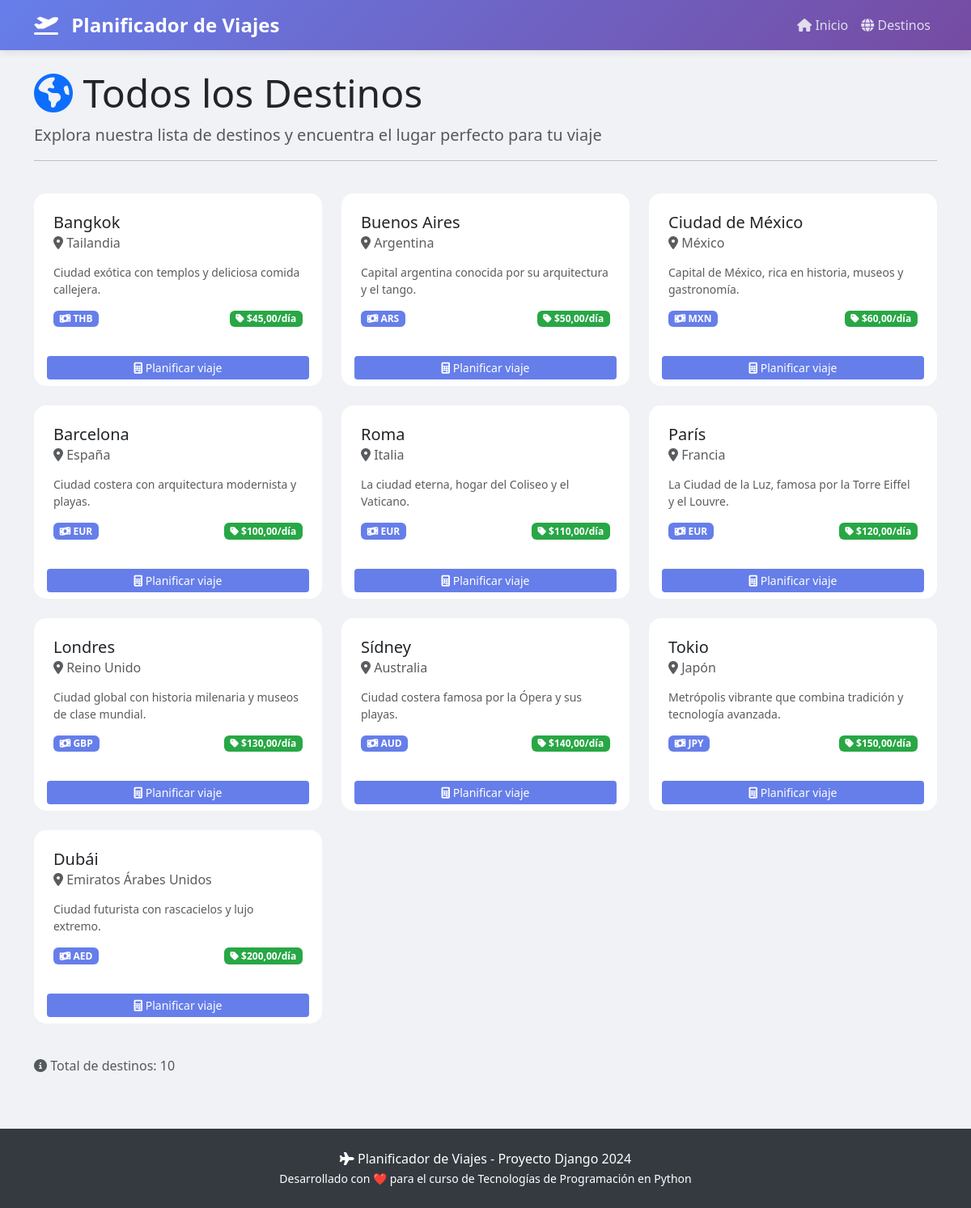
The app's page /destinos/ with its own data.
### planificador/models.py (models this page shows, shortened)
class Destino(models.Model):
    nombre = models.CharField(max_length=100, verbose_name="Nombre de la ciudad")
    pais = models.CharField(max_length=100, verbose_name="País")
    moneda_local = models.CharField(max_length=3, verbose_name="Moneda local", help_text="Código ISO de 3 letras, ej: EUR, USD, MXN")
    costo_vida_diario = models.DecimalField(
        max_digits=10,
        decimal_places=2,
        verbose_name="Costo de vida diario",
        help_text="Costo estimado por día para una persona"
    )
    descripcion = models.TextField(verbose_name="Descripción", blank=True)
    class Meta:
        verbose_name = "Destino"
        verbose_name_plural = "Destinos"
        ordering = ['costo_vida_diario']

### planificador/views.py (the view)
# urls.py: path('destinos/', views.lista_destinos, name='lista_destinos'),
def lista_destinos(request):
    destinos = Destino.objects.all()
    context = {
        'destinos': destinos,
    }
    return render(request, 'planificador/destinos.html', context)

### planificador/templates/planificador/destinos.html (shortened to what this page needs)
{% extends 'planificador/base.html' %}
{% block contenido %}
<div class="row mb-4">
    <div class="col-12">
        <h1 class="display-5">
            <i class="fas fa-globe-americas text-primary"></i> Todos los Destinos
        </h1>
        <p class="lead text-muted">Explora nuestra lista de destinos y encuentra el lugar perfecto para tu viaje</p>
        <hr>
    </div>
</div>
<div class="row">
    {% for destino in destinos %}
    <div class="col-md-6 col-lg-4 mb-4">
        <div class="card card-destino h-100">
            <div class="card-body">
                <h5 class="card-title">{{ destino.nombre }}</h5>
                <h6 class="card-subtitle mb-3 text-muted">
                    <i class="fas fa-map-marker-alt"></i> {{ destino.pais }}
                </h6>
                <p class="card-text small text-muted">{{ destino.descripcion|truncatechars:100 }}</p>
                <div class="d-flex justify-content-between align-items-center mt-3 flex-wrap">
                    <span class="badge badge-moneda mb-1">
                        <i class="fas fa-money-bill-wave"></i> {{ destino.moneda_local }}
                    </span>
                    <span class="badge badge-precio mb-1">
                        <i class="fas fa-tag"></i> ${{ destino.costo_vida_diario }}/día
                    </span>
                </div>
            </div>
            <div class="card-footer bg-transparent border-0">
                <a href="{% url 'detalle_destino' destino.id %}" class="btn btn-primary-custom btn-sm w-100">
                    <i class="fas fa-calculator"></i> Planificar viaje
                </a>
            </div>
        </div>
    </div>
    {% empty %}
    <div class="col-12">
        <div class="alert alert-info">
            <i class="fas fa-info-circle"></i> No hay destinos disponibles. Carga algunos datos primero.
        </div>
    </div>
    {% endfor %}
</div>
<div class="row mt-3">
    <div class="col-12">
        <p class="text-muted">
            <i class="fas fa-info-circle"></i> Total de destinos: {{ destinos|length }}
        </p>
    </div>
</div>
{% endblock %}

### planificador/templates/planificador/base.html (shortened to what this page needs)
<!DOCTYPE html>
<html lang="es">
<head>
    <link href="https://cdn.jsdelivr.net/npm/bootstrap@5.3.0/dist/css/bootstrap.min.css" rel="stylesheet">
    <link rel="stylesheet" href="https://cdnjs.cloudflare.com/ajax/libs/font-awesome/6.4.0/css/all.min.css">
</head>
<body>
    <nav class="navbar navbar-expand-lg navbar-dark">
        <div class="container">
            <a class="navbar-brand" href="{% url 'inicio' %}">
                <i class="fas fa-plane-departure"></i> Planificador de Viajes
            </a>
            <div class="collapse navbar-collapse" id="navbarNav">
                <ul class="navbar-nav ms-auto">
                    <li class="nav-item">
                        <a class="nav-link" href="{% url 'inicio' %}">
                            <i class="fas fa-home"></i> Inicio
                        </a>
                    </li>
                    <li class="nav-item">
                        <a class="nav-link" href="{% url 'lista_destinos' %}">
                            <i class="fas fa-globe"></i> Destinos
                        </a>
                    </li>
                </ul>
            </div>
        </div>
    </nav>
    <div class="container mt-4">
        {% block contenido %}
        {% endblock %}
    </div>
    <footer class="footer">
        <div class="container text-center">
            <p class="mb-0">
                <i class="fas fa-plane"></i> Planificador de Viajes - Proyecto Django 2024
            </p>
            <small>Desarrollado con ❤️ para el curso de Tecnologías de Programación en Python</small>
        </div>
    </footer>
</body>
</html>

### planificador/templates/planificador/base.html (style rules this page uses)
body { background-color: #f0f2f5; }
.navbar { background: linear-gradient(135deg, #667eea 0%, #764ba2 100%); box-shadow: 0 2px 10px rgba(0,0,0,0.1); }
.navbar-brand { color: white !important; font-weight: bold; font-size: 1.5rem; }
.navbar-brand i { margin-right: 10px; }
.nav-link { color: rgba(255,255,255,0.8) !important; font-weight: 500; }
.card-destino { transition: transform 0.3s ease, box-shadow 0.3s ease; border: none; border-radius: 15px; overflow: hidden; }
.card-destino .card-body { padding: 1.5rem; }
.badge-moneda { background: #667eea; color: white; }
.badge-precio { background: #28a745; color: white; }
.footer { background-color: #343a40; color: white; padding: 25px 0; margin-top: 50px; }
.btn-primary-custom { background: #667eea; border: none; color: white; }

### records on screen
Destino: nombre "Bangkok", pais "Tailandia", descripcion "Ciudad exótica con templos y deliciosa comida callejera.", moneda_local "THB", costo_vida_diario "45,00"
Destino: nombre "Buenos Aires", pais "Argentina", descripcion "Capital argentina conocida por su arquitectura y el tango.", moneda_local "ARS", costo_vida_diario "50,00"
Destino: nombre "Ciudad de México", pais "México", descripcion "Capital de México, rica en historia, museos y gastronomía.", moneda_local "MXN", costo_vida_diario "60,00"
Destino: nombre "Barcelona", pais "España", descripcion "Ciudad costera con arquitectura modernista y playas.", moneda_local "EUR", costo_vida_diario "100,00"
Destino: nombre "Roma", pais "Italia", descripcion "La ciudad eterna, hogar del Coliseo y el Vaticano.", moneda_local "EUR", costo_vida_diario "110,00"
Destino: nombre "París", pais "Francia", descripcion "La Ciudad de la Luz, famosa por la Torre Eiffel y el Louvre.", moneda_local "EUR", costo_vida_diario "120,00"
Destino: nombre "Londres", pais "Reino Unido", descripcion "Ciudad global con historia milenaria y museos de clase mundial.", moneda_local "GBP", costo_vida_diario "130,00"
Destino: nombre "Sídney", pais "Australia", descripcion "Ciudad costera famosa por la Ópera y sus playas.", moneda_local "AUD", costo_vida_diario "140,00"
Destino: nombre "Tokio", pais "Japón", descripcion "Metrópolis vibrante que combina tradición y tecnología avanzada.", moneda_local "JPY", costo_vida_diario "150,00"
Destino: nombre "Dubái", pais "Emiratos Árabes Unidos", descripcion "Ciudad futurista con rascacielos y lujo extremo.", moneda_local "AED", costo_vida_diario "200,00"

### other values on screen
{{ destinos|length }} "10"
